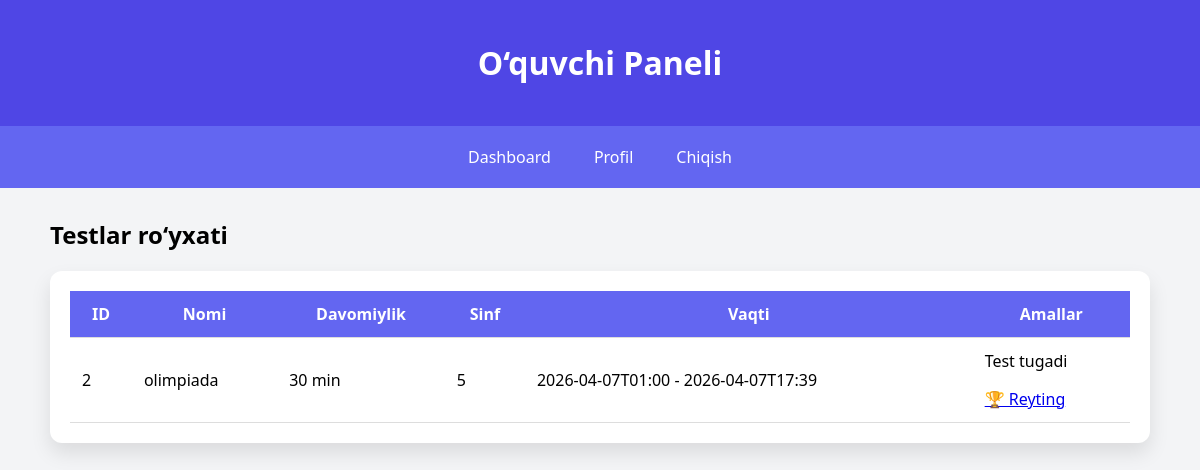
Page /student/ (signed in) on the earlier database version.
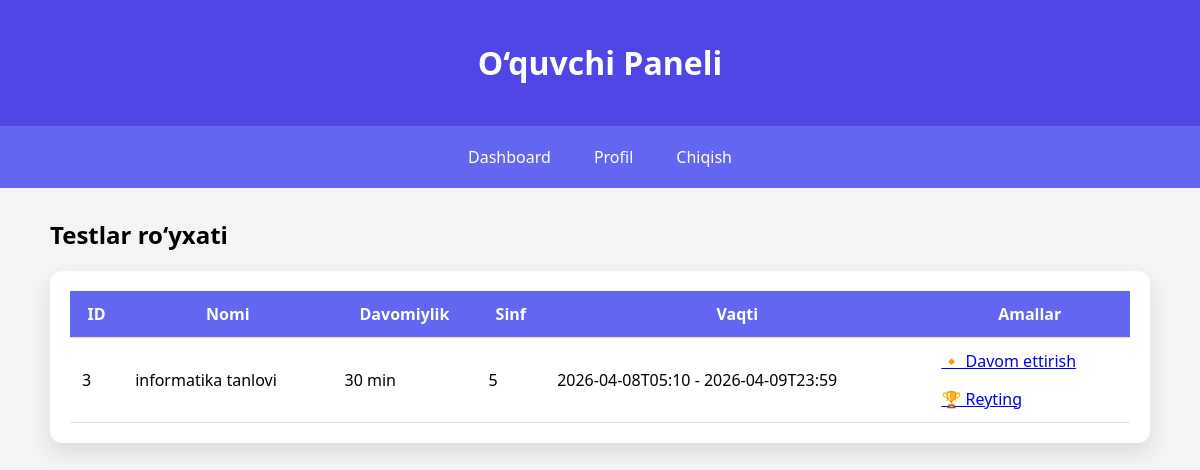
Same page on the later database version.
### tables this page shows
CREATE TABLE tests (
            id INTEGER PRIMARY KEY AUTOINCREMENT,
            title TEXT NOT NULL,
            duration INTEGER NOT NULL,
            description TEXT NOT NULL,
            test_class INTEGER NOT NULL,
            start_time DATETIME NOT NULL,
            end_time DATETIME NOT NULL
        );

### routes/student.py (the view)
@bp.route("/")
def student_dashboard():
    user_id = session.get("user_id")
    if not user_id:
        return redirect(url_for("auth.login"))
    with sqlite3.connect("database.db") as conn:
        conn.row_factory = sqlite3.Row
        user = conn.execute(
            "SELECT * FROM users WHERE id=?",
            (user_id,)
        ).fetchone()
        if not user:
            return redirect(url_for("auth.login"))
        user_class = str(user["class_number"])  # stringga o'tkazamiz
        tests = conn.execute(
            """
            SELECT * FROM tests
            WHERE ',' || test_class || ',' LIKE ?
            """,
            (f"%,{user_class},%",)
        ).fetchall()
        results = conn.execute(
            """
            SELECT id, test_id, completed, start_time, end_time
            FROM test_results
            WHERE user_id=?
            ORDER BY id DESC
            """,
            (user_id,)
        ).fetchall()
    tests_list = []
    for test in tests:
        test_dict = dict(test)
        try:
            test_dict["start_time_dt"] = datetime.strptime(
                test_dict["start_time"], "%Y-%m-%dT%H:%M"
            )
            test_dict["end_time_dt"] = datetime.strptime(
                test_dict["end_time"], "%Y-%m-%dT%H:%M"
            )
        except:
            test_dict["start_time_dt"] = None
            test_dict["end_time_dt"] = None
        res_completed = next(
            (r for r in results if r["test_id"] == test_dict["id"] and r["completed"] == 1),
            None
        )
        res_started = next(
            (r for r in results if r["test_id"] == test_dict["id"]),
            None
        )
        res = res_completed if res_completed else res_started
        test_dict["started"] = bool(res and res["start_time"])
        test_dict["completed"] = bool(res["completed"]) if res else False
        test_dict["result_id"] = res["id"] if res else None
        def parse_dt(dt):
            try:
                return datetime.fromisoformat(dt) if dt else None
            except:
                return None
        test_dict["result_start"] = parse_dt(res["start_time"]) if res else None
        test_dict["result_end"] = parse_dt(res["end_time"]) if res else None
        tests_list.append(test_dict)
    current_time = datetime.now()
    return render_template(
        "student/dashboard.html",
        tests=tests_list,
        current_time=current_time
    )

### templates/student/dashboard.html (shortened to what this page needs)
{% extends "base.html" %}
{% block content %}
<h2>Testlar ro‘yxati</h2>
<div class="card">
    {% if tests %}
    <table>
        <thead>
            <tr>
                <th>ID</th>
                <th>Nomi</th>
                <th>Davomiylik</th>
                <th>Sinf</th>
                <th>Vaqti</th>
                <th>Amallar</th>
            </tr>
        </thead>
        <tbody>
            {% for test in tests %}
            <tr>
                <td>{{ test.id }}</td>
                <td>{{ test.title }}</td>
                <td>{{ test.duration }} min</td>
                <td>{{ test.test_class }}</td>
                <td>{{ test.start_time }} - {{ test.end_time }}</td>
                <td>
                {% if current_time < test.start_time_dt %}
                    Test boshlanmagan
                {% elif current_time >= test.start_time_dt and current_time <= test.end_time_dt %}
                    {% if test.completed %}
                        Test topshirilgan, natijani ko‘rish uchun test muddati tugashini kuting
                    {% elif test.started %}
                        <a href="/student/take_test/{{ test.result_id }}">🔸 Davom ettirish</a>
                    {% else %}
                        <a href="/student/start_test/{{ test.id }}">🔹 Boshlash</a>
                    {% endif %}
                {% elif current_time > test.end_time_dt %}
                    {% if test.completed %}
                        <a href="/student/view_result/{{ test.id }}">Natijani ko‘rish  </a>
                    {% else %}
                        Test tugadi
                    {% endif %}
                {% endif %}
                <a href="/student/test_ranking/{{ test.id }}" >  🏆 Reyting</a>
                </td>
            </tr>
            {% endfor %}
        </tbody>
    </table>
    {% else %}
        <p>Hozircha mavjud testlar yo‘q.</p>
    {% endif %}
</div>
{% endblock %}

Differences in the rows shown:
no longer on this page (row edited): tests: id "2", title "olimpiada", duration "30", test_class "5", start_time "2026-04-07T01:00", end_time "2026-04-07T17:39", shows "Test tugadi"
added tests: id "3", title "informatika tanlovi", duration "30", test_class "5", start_time "2026-04-08T05:10", end_time "2026-04-09T23:59"
